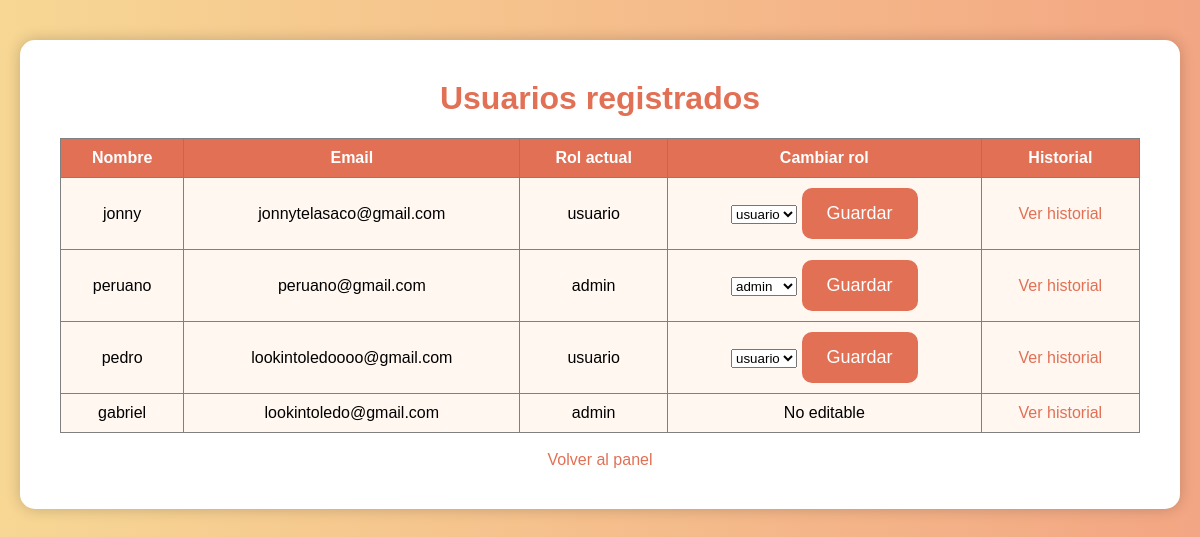
Page /admin_usuarios.php (signed in) on the committed database.
### tables this page shows
CREATE TABLE `usuarios` (
  `id` int(11) NOT NULL,
  `nombre` varchar(100) NOT NULL,
  `email` varchar(100) NOT NULL,
  `password` varchar(255) NOT NULL,
  `rol` varchar(20) NOT NULL DEFAULT 'usuario'
);

### app/repositories/UsuarioRepository.php (called while the page is built, shortened)
<?php
require_once __DIR__ . "/../config/Database.php";
class UsuarioRepository
{
    private PDO $conn;
    public function __construct()
    {
        $database = new Database();
        $this->conn = $database->conectar();
    }
    public function obtenerTodos(): array
    {
        $sql = "SELECT id, nombre, email, rol FROM usuarios ORDER BY id DESC";
        $stmt = $this->conn->prepare($sql);
        $stmt->execute();
        return $stmt->fetchAll(PDO::FETCH_ASSOC);
    }
}

### app/config/config.php (called while the page is built)
<?php
return [
    "database" => [
        "host" => "localhost",
        "name" => "galleta_fortuna",
        "user" => "root",
        "password" => "",
        "charset" => "utf8mb4"
    ]
];

### app/config/Database.php (called while the page is built)
<?php
class Database
{
    private ?PDO $conn = null;
    public function conectar(): PDO
    {
        if ($this->conn === null) {
            try {
                $config = require __DIR__ . "/config.php";
                $db = $config["database"];
                $dsn = "mysql:host={$db["host"]};dbname={$db["name"]};charset={$db["charset"]}";
                $this->conn = new PDO(
                    $dsn,
                    $db["user"],
                    $db["password"]
                );
                $this->conn->setAttribute(PDO::ATTR_ERRMODE, PDO::ERRMODE_EXCEPTION);
                $this->conn->setAttribute(PDO::ATTR_DEFAULT_FETCH_MODE, PDO::FETCH_ASSOC);
            } catch (PDOException $e) {
                die("Error de conexión con la base de datos.");
            }
        }
        return $this->conn;
    }
}

### app/services/UserService.php (called while the page is built)
<?php
require_once __DIR__ . "/../repositories/UsuarioRepository.php";
class UserService
{
    private UsuarioRepository $usuarioRepository;
    public function __construct()
    {
        $this->usuarioRepository = new UsuarioRepository();
    }
    public function obtenerTodosLosUsuarios(): array
    {
        return $this->usuarioRepository->obtenerTodos();
    }
}

### public/admin_usuarios.php (the view, shortened to what this page needs)
<?php
require_once __DIR__ . "/../app/services/UserService.php";
$userService = new UserService();
$usuarios = $userService->obtenerTodosLosUsuarios();
?>
<!DOCTYPE html>
<html lang="es">
<head>
    <link rel="stylesheet" href="css/style.css">
</head>
<body class="historial-page">
<div class="container">
    <h1>Usuarios registrados</h1>
    <?php if (empty($usuarios)): ?>
        <p>No hay usuarios registrados.</p>
    <?php else: ?>
        <table border="1" cellpadding="10" cellspacing="0">
            <thead>
                <tr>
                    <th>Nombre</th>
                    <th>Email</th>
                    <th>Rol actual</th>
                    <th>Cambiar rol</th>
                    <th>Historial</th>
                </tr>
            </thead>
            <tbody>
                <?php foreach ($usuarios as $usuario): ?>
                    <tr>
                        <td><?php echo htmlspecialchars($usuario["nombre"]); ?></td>
                        <td><?php echo htmlspecialchars($usuario["email"]); ?></td>
                        <td><?php echo htmlspecialchars($usuario["rol"]); ?></td>
                        <td>
                            <?php if ((int)$usuario["id"] === (int)$_SESSION["usuario_id"]): ?>
                                No editable
                            <?php else: ?>
                                <form action="actualizar_rol_usuario.php" method="POST">
                                    <select name="rol" required>
                                        <option value="usuario" <?php echo $usuario["rol"] === "usuario" ? "selected" : ""; ?>>
                                            usuario
                                        </option>
                                        <option value="admin" <?php echo $usuario["rol"] === "admin" ? "selected" : ""; ?>>
                                            admin
                                        </option>
                                    </select>
                                    <button type="submit">
                                        Guardar
                                    </button>
                                </form>
                            <?php endif; ?>
                        </td>
                        <td>
                            <a href="admin_historial_usuario.php?id=<?php echo (int)$usuario["id"]; ?>">
                                Ver historial
                            </a>
                        </td>
                    </tr>
                <?php endforeach; ?>
            </tbody>
        </table>
    <?php endif; ?>
    <br>
    <a href="admin_panel.php">Volver al panel</a>
</div>
</body>
</html>

### public/css/style.css (style rules this page uses)
body { margin:0; padding:0; font-family: Arial, Helvetica, sans-serif; background: linear-gradient(to right, #f7d794, #f3a683); height:100vh; display:flex; justify-content:center; align-items:center; }
.container { background:white; padding:40px; border-radius:15px; width:350px; text-align:center; box-shadow:0 0 15px rgba(0,0,0,0.2); }
h1 { color:#e17055; }
button { background:#e17055; color:white; border:none; padding:15px 25px; border-radius:10px; cursor:pointer; font-size:18px; transition:0.3s; }
a { text-decoration:none; color:#e17055; }
body.historial-page { min-height: 100vh; height: auto; align-items: flex-start; padding-top: 40px; padding-bottom: 40px; }
body.historial-page .container { width: 80%; max-width: 900px; }
body.historial-page table { width: 100%; border-collapse: collapse; }
body.historial-page th { background: #e17055; color: white; }
body.historial-page td { background: #fff7f0; }
body.historial-page h1 { margin-top: 0; }
body.historial-page .container { width: 90%; max-width: 1200px; }

### rows in the picture
usuarios: nombre "jonny", email "jonnytelasaco@gmail.com", rol "usuario"
usuarios: nombre "peruano", email "peruano@gmail.com", rol "admin"
usuarios: nombre "pedro", email "lookintoledoooo@gmail.com", rol "usuario"
usuarios: nombre "gabriel", email "lookintoledo@gmail.com", rol "admin", shows "No editable"
